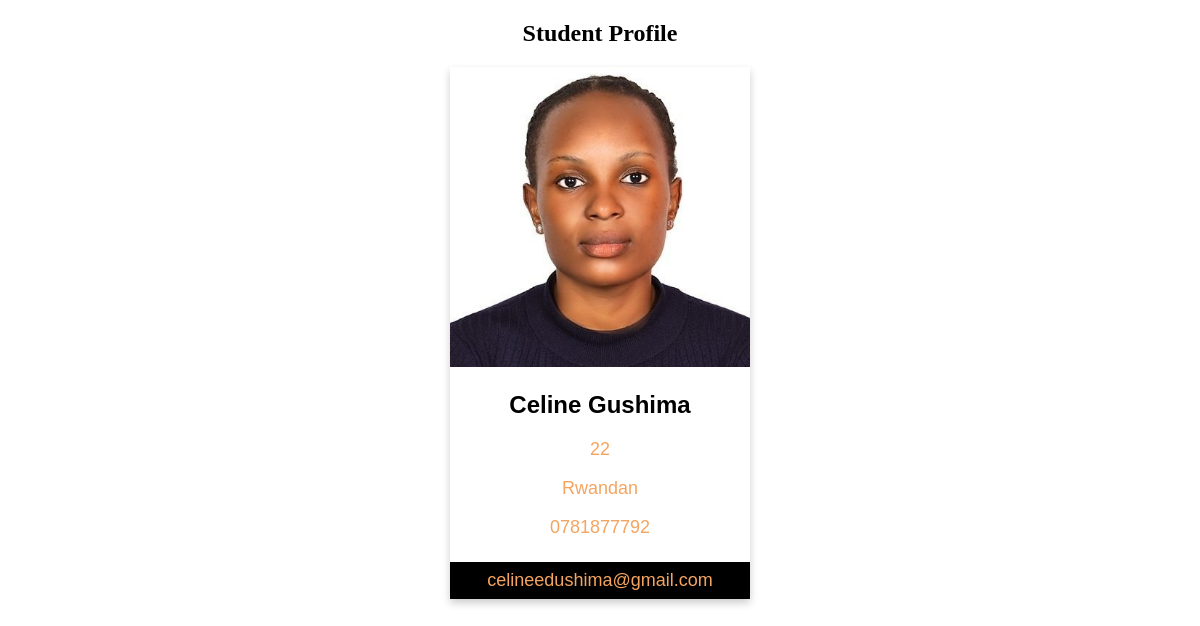
Screenshot of /student/profile/2/ with the database file from the repository.
### student/models.py (models this page shows)
class Student(models.Model):
    profile_pic=models.ImageField(upload_to = 'images/')
    first_name=models.CharField(max_length=12, null=True)
    last_name=models.CharField(max_length=12, null=True)
    gender_choice=(
        ('Female','Female'),
        ('Male','Male'),
        ('3','Prefer not to say')
    )
    gender=models.CharField(max_length=8,choices=gender_choice, null=True)
    age=models.PositiveSmallIntegerField(null=True)
    date_of_birth=models.DateField(null=True)
    phone_number=models.CharField(max_length=10)
    nationality_choice=(
        ('Rwandan','Rwandan'),
        ('Kenyan','Kenyan'),
        ('Ugandan','Ugandan'),
        ('4','SouthSudanes'),
        ('5','Sudanes')
    )
    nationality=models.CharField(max_length=15,choices=nationality_choice, null=True)
    national_Id=models.CharField(max_length=20)
    email_address=models.EmailField(null=True)
    admission_date=models.DateField(null=True, blank=True)
    medical_form=models.FileField(upload_to="documents/",null=True)
    laptop_serial_number=models.CharField(max_length=30, null=True, blank= True)
    academic_year=models.CharField(max_length=12)
    course_name=models.CharField(max_length=25, null=True, blank=True)

### student/views.py (the view)
# urls.py: path("profile/<int:id>/", student_profile, name="student_profile"),
def student_profile(request, id):
    student = Student.objects.get(id=id)
    return render(request, "student_profile.htm", {"student":student})

### student/templates/student_profile.htm (shortened to what this page needs)
<!DOCTYPE html>
<html lang="en">
<head>
<link rel="stylesheet" href="https://cdnjs.cloudflare.com/ajax/libs/font-awesome/4.7.0/css/font-awesome.min.css">
</head>
<body>
<h2 style="text-align:center">Student Profile </h2>
<div class="card">
  <img src="{{student.profile_pic.url}}" alt="Profile" style="width:100%" >
  <h2>{{student.first_name}} {{student.last_name}} </h2>
  <p class="title">{{student.age}}</p>
  <p class="title">{{student.nationality}}</p>
  <p class="title">{{student.phone_number}}</p>
  <div style="margin: 24px 0;">
  <p><button>{{student.email_address}}</button></p>
</div>
</body>
</html>

### student/templates/student_profile.htm (style rules this page uses)
.card { box-shadow: 0 4px 8px 0 rgba(0, 0, 0, 0.2); max-width: 300px; margin: auto; text-align: center; font-family: arial; }
.title { color: sandybrown; font-size: 18px; }
button { border: none; outline: 0; display: inline-block; padding: 8px; color: sandybrown; background-color: #000; text-align: center; cursor: pointer; width: 100%; font-size: 18px; }

### rows the page displays
Student: profile_pic (picture), first_name "Celine", last_name "Gushima", age "22", nationality "Rwandan", phone_number "0781877792", email_address "celineedushima@gmail.com"
